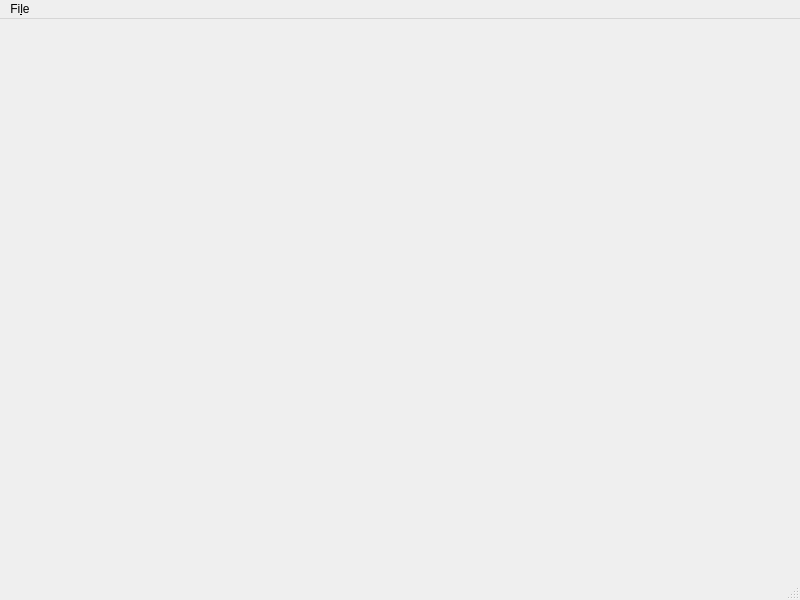
<?xml version="1.0" encoding="UTF-8"?>
<ui version="4.0">
 <class>MainWindow</class>
 <widget class="QMainWindow" name="MainWindow">
  <property name="geometry">
   <rect>
    <x>0</x>
    <y>0</y>
    <width>800</width>
    <height>600</height>
   </rect>
  </property>
  <property name="windowTitle">
   <string>MainWindow</string>
  </property>
  <widget class="QWidget" name="centralwidget"/>
  <widget class="QMenuBar" name="menubar">
   <property name="geometry">
    <rect>
     <x>0</x>
     <y>0</y>
     <width>800</width>
     <height>29</height>
    </rect>
   </property>
   <widget class="QMenu" name="menuFile">
    <property name="title">
     <string>Fi&amp;le</string>
    </property>
    <addaction name="actionNew"/>
    <addaction name="actionOpen"/>
    <addaction name="actionSave"/>
    <addaction name="actionSave_as"/>
    <addaction name="separator"/>
    <addaction name="actionExit"/>
   </widget>
   <addaction name="menuFile"/>
  </widget>
  <widget class="QStatusBar" name="statusbar"/>
  <action name="actionNew">
   <property name="text">
    <string>New</string>
   </property>
  </action>
  <action name="actionOpen">
   <property name="text">
    <string>Open...</string>
   </property>
  </action>
  <action name="actionSave">
   <property name="text">
    <string>Save</string>
   </property>
  </action>
  <action name="actionSave_as">
   <property name="text">
    <string>Save as...</string>
   </property>
  </action>
  <action name="actionExit">
   <property name="text">
    <string>Exit</string>
   </property>
  </action>
 </widget>
 <resources/>
 <connections/>
</ui>
